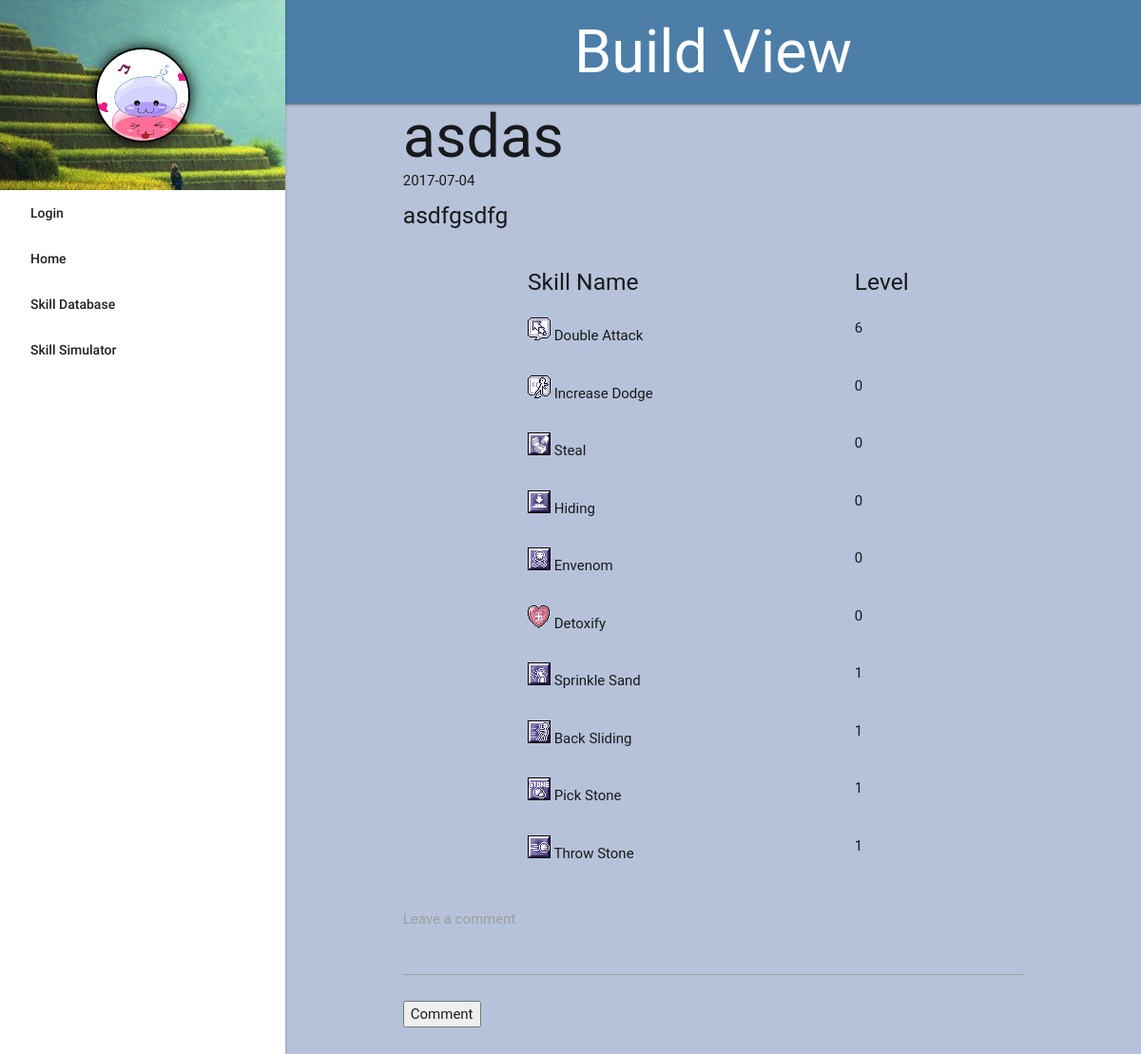
The app's page /build.php?build_id=19 with its own data.
### tables this page shows
CREATE TABLE `builds` (
  `id` int(10) NOT NULL,
  `acct_id` int(10) DEFAULT NULL,
  `build_name` varchar(255) NOT NULL DEFAULT 'None',
  `build_description` varchar(255) NOT NULL DEFAULT 'None',
  `build_date` date DEFAULT NULL
);

CREATE TABLE `skill_sims` (
  `id` int(10) NOT NULL,
  `skill_id` int(10) DEFAULT NULL,
  `level` int(10) NOT NULL,
  `build_id` int(10) DEFAULT NULL,
  `pts_left` int(11) NOT NULL
);

CREATE TABLE `skills` (
  `id` int(10) NOT NULL,
  `skill_name` varchar(255) NOT NULL,
  `description` varchar(255) NOT NULL,
  `class` varchar(255) NOT NULL,
  `required_for` varchar(255) NOT NULL DEFAULT 'None',
  `max_level` int(10) NOT NULL,
  `icon` varchar(255) NOT NULL,
  `quest_skill` varchar(255) NOT NULL DEFAULT 'No',
  `unlock_requirements` varchar(255) NOT NULL DEFAULT 'None'
);

### build.php (the view, shortened to what this page needs)
<?php
function header_title(){
	echo 'Build View';
};
function display_content(){
	global $conn;
	$build_id = $_GET['build_id'];
	echo '<div class="container">';
		$sql = "SELECT * FROM builds WHERE id = '$build_id'";
		$result = mysqli_query($conn, $sql);
		while($row = mysqli_fetch_assoc($result)){
			extract($row);
			echo '<div class="row">
				<h1>'.$build_name.'</h1>
				<span>'.$build_date.'</span><br>
				<h5>'.$build_description.'</h5>
			</div>';
		};
		echo '<div class="row">
			<div class="col l8 m8 s12 offset-l2 offset-m2">
				<div class="col l10 m8 s8">
					<h5>Skill Name</h5>
				</div>
				<div class="col l2 m4 s4">
					<h5>Level</h5>
				</div>';
		$sql = "SELECT * FROM builds b JOIN skill_sims ss ON b.id = ss.build_id JOIN skills s ON ss.skill_id = s.id WHERE build_id = '$build_id'";
		$result = mysqli_query($conn, $sql);
		while($row = mysqli_fetch_assoc($result)){
			extract($row);
				echo '<div class="col l10 m8 s8">
					<p><img src="'.$icon.'"> '.$skill_name.'</p>
				</div>
				<div class="col l2 m4 s4">
					<p>'.$level.'</p>
				</div>';
		};
			echo '</div>
		</div>
		<div class="row">
			<div class="input-field">
				<span style="display: none" id="build_id">'.$build_id.'</span>
				<span style="display: none" id="user_id">'.$_SESSION['id'].'</span>
				<textarea name="build_comment" id="build_comment" class="materialize-textarea"></textarea>
				<label for="build_comment">Leave a comment</label>
				<button id="build-comment-submit">Comment</button>
			</div>
		</div>
		<div class="row">
			<div id="comment-section">';
			echo '</div>
		</div>
	</div>';
};
require_once 'template.php';
?>

### styles/styles.css (style rules this page uses)
body { background: #b6c2d9; cursor: url('../images/arrow.png'), default; }
button, li, a, input, .collapsible-header { cursor: url('../images/hand.cur'), default !important; }
h1 { margin: 0; }

### records on screen
builds: build_name "asdas", build_date "2017-07-04", build_description "asdfgsdfg"
skill_sims: skill.icon (picture), skill.skill_name "Double Attack", level "6"
skill_sims: skill.icon (picture), skill.skill_name "Increase Dodge", level "0"
skill_sims: skill.icon (picture), skill.skill_name "Steal", level "0"
skill_sims: skill.icon (picture), skill.skill_name "Hiding", level "0"
skill_sims: skill.icon (picture), skill.skill_name "Envenom", level "0"
skill_sims: skill.icon (picture), skill.skill_name "Detoxify", level "0"
skill_sims: skill.icon (picture), skill.skill_name "Sprinkle Sand", level "1"
skill_sims: skill.icon (picture), skill.skill_name "Back Sliding", level "1"
skill_sims: skill.icon (picture), skill.skill_name "Pick Stone", level "1"
skill_sims: skill.icon (picture), skill.skill_name "Throw Stone", level "1"
